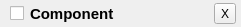
<?xml version="1.0" encoding="UTF-8"?>
<ui version="4.0">
 <class>UIHeader</class>
 <widget class="QWidget" name="UIHeader">
  <property name="geometry">
   <rect>
    <x>0</x>
    <y>0</y>
    <width>241</width>
    <height>27</height>
   </rect>
  </property>
  <property name="windowTitle">
   <string>Form</string>
  </property>
  <layout class="QHBoxLayout" name="horizontalLayout">
   <property name="leftMargin">
    <number>10</number>
   </property>
   <property name="topMargin">
    <number>0</number>
   </property>
   <property name="rightMargin">
    <number>5</number>
   </property>
   <property name="bottomMargin">
    <number>0</number>
   </property>
   <item>
    <widget class="QCheckBox" name="checkBox">
     <property name="text">
      <string/>
     </property>
    </widget>
   </item>
   <item>
    <widget class="QLabel" name="label">
     <property name="font">
      <font>
       <pointsize>11</pointsize>
       <weight>75</weight>
       <bold>true</bold>
      </font>
     </property>
     <property name="text">
      <string>Component</string>
     </property>
    </widget>
   </item>
   <item>
    <spacer name="horizontalSpacer">
     <property name="orientation">
      <enum>Qt::Horizontal</enum>
     </property>
     <property name="sizeHint" stdset="0">
      <size>
       <width>40</width>
       <height>20</height>
      </size>
     </property>
    </spacer>
   </item>
   <item>
    <widget class="QToolButton" name="toolButton">
     <property name="text">
      <string>X</string>
     </property>
    </widget>
   </item>
  </layout>
 </widget>
 <resources/>
 <connections/>
</ui>
